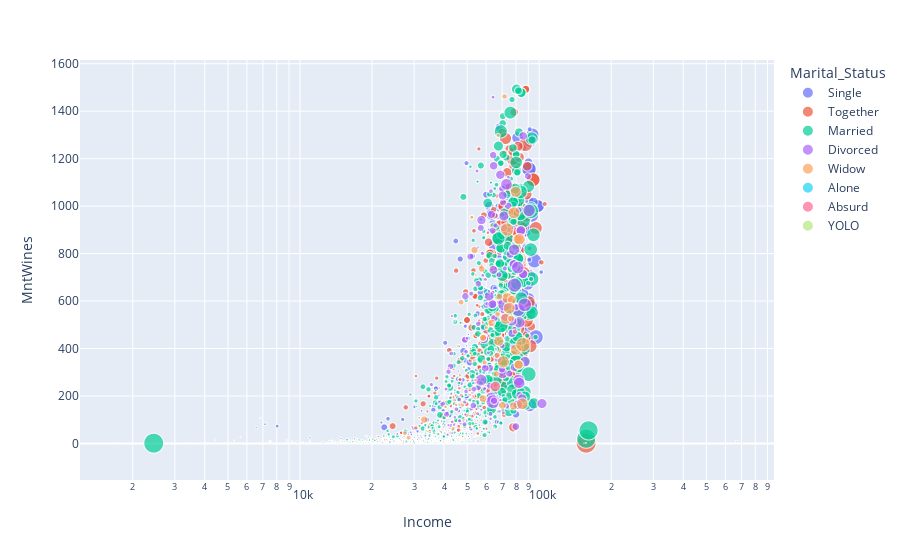

Here is the notebook cell this chart was saved with:
### Code cell
px.scatter(df, x = 'Income', y = 'MntWines', color = 'Marital_Status', size = 'MntMeatProducts', log_x = True)

### Figure 1 — Plotly figure (JSON) as saved in the notebook; plotly's stock layout.template omitted (floating-point values rounded to 4 significant figures; data arrays with more than 128 entries replaced by an {"elided": "..."} marker saying what was removed)
{"data": [{"hovertemplate": "Marital_Status=Single<br>Income=%{x}<br>MntWines=%{y}<br>MntMeatProducts=%{marker.size}<extra></extra>", "legendgroup": "Single", "marker": {"color": "#636efa", "size": {"elided": "480 int values"}, "sizemode": "area", "sizeref": 4.312, "symbol": "circle"}, "mode": "markers", "name": "Single", "showlegend": true, "type": "scattergl", "x": {"elided": "480 float values"}, "xaxis": "x", "y": {"elided": "480 int values"}, "yaxis": "y"}, {"hovertemplate": "Marital_Status=Together<br>Income=%{x}<br>MntWines=%{y}<br>MntMeatProducts=%{marker.size}<extra></extra>", "legendgroup": "Together", "marker": {"color": "#EF553B", "size": {"elided": "580 int values"}, "sizemode": "area", "sizeref": 4.312, "symbol": "circle"}, "mode": "markers", "name": "Together", "showlegend": true, "type": "scattergl", "x": {"elided": "580 float values"}, "xaxis": "x", "y": {"elided": "580 int values"}, "yaxis": "y"}, {"hovertemplate": "Marital_Status=Married<br>Income=%{x}<br>MntWines=%{y}<br>MntMeatProducts=%{marker.size}<extra></extra>", "legendgroup": "Married", "marker": {"color": "#00cc96", "size": {"elided": "864 int values"}, "sizemode": "area", "sizeref": 4.312, "symbol": "circle"}, "mode": "markers", "name": "Married", "showlegend": true, "type": "scattergl", "x": {"elided": "864 float values"}, "xaxis": "x", "y": {"elided": "864 int values"}, "yaxis": "y"}, {"hovertemplate": "Marital_Status=Divorced<br>Income=%{x}<br>MntWines=%{y}<br>MntMeatProducts=%{marker.size}<extra></extra>", "legendgroup": "Divorced", "marker": {"color": "#ab63fa", "size": {"elided": "232 int values"}, "sizemode": "area", "sizeref": 4.312, "symbol": "circle"}, "mode": "markers", "name": "Divorced", "showlegend": true, "type": "scattergl", "x": {"elided": "232 float values"}, "xaxis": "x", "y": {"elided": "232 int values"}, "yaxis": "y"}, {"hovertemplate": "Marital_Status=Widow<br>Income=%{x}<br>MntWines=%{y}<br>MntMeatProducts=%{marker.size}<extra></extra>", "legendgroup": "Widow", "marker": {"color": "#FFA15A", "size": [6, 125, 48, 26, 33, 757, 565, 25, 12, 83, 96, 35, 253, 6, 5, 108, 239, 83, 83, 925, 530, 6, 53, 10, 169, 213, 194, 20, 213, 10, 409, 47, 5, 71, 3, 12, 288, 249, 183, 70, 113, 16, 7, 595, 21, 377, 441, 179, 153, 32, 28, 5, 520, 558, 47, 12, 54, 602, 71, 243, 71, 30, 654, 345, 32, 128, 553, 215, 214, 133, 24, 490, 253, 50, 50, 614, 377], "sizemode": "area", "sizeref": 4.312, "symbol": "circle"}, "mode": "markers", "name": "Widow", "showlegend": true, "type": "scattergl", "x": [42430.0, 65490.0, 67680.0, 47920.0, 44550.0, 73460.0, 79950.0, 27040.0, 30370.0, 62190.0, 27420.0, 51530.0, 70160.0, 50520.0, 31880.0, 28460.0, 53650.0, 47680.0, 43640.0, 85620.0, 79800.0, 42430.0, 45010.0, 54160.0, 72300.0, 58330.0, 66730.0, 47570.0, 58330.0, 46980.0, 81000.0, 51390.0, 45680.0, 52280.0, 46780.0, 35340.0, 78030.0, 63280.0, 57510.0, 67370.0, 59180.0, 33440.0, 40050.0, 78430.0, 64870.0, 82030.0, 67790.0, 66030.0, 47110.0, 56550.0, 34210.0, 25360.0, 73700.0, 82570.0, 51570.0, 30370.0, 54110.0, 84950.0, 60210.0, 33050.0, 52280.0, 54360.0, 70790.0, 76840.0, 56550.0, 71670.0, 72640.0, 68120.0, 76320.0, 67050.0, 22120.0, NaN, 58280.0, 40590.0, 40590.0, 74860.0, 82030.0], "xaxis": "x", "y": [55, 245, 546, 505, 182, 901, 395, 1, 15, 512, 43, 400, 161, 112, 4, 24, 815, 162, 63, 416, 1060, 55, 162, 5, 625, 445, 371, 67, 445, 19, 860, 205, 5, 953, 12, 27, 158, 508, 735, 1298, 341, 62, 13, 972, 508, 332, 431, 293, 595, 67, 50, 19, 612, 861, 380, 15, 267, 167, 488, 100, 953, 710, 344, 605, 67, 1462, 526, 618, 526, 544, 3, 532, 189, 154, 154, 570, 332], "yaxis": "y"}, {"hovertemplate": "Marital_Status=Alone<br>Income=%{x}<br>MntWines=%{y}<br>MntMeatProducts=%{marker.size}<extra></extra>", "legendgroup": "Alone", "marker": {"color": "#19d3f3", "size": [47, 8, 24], "sizemode": "area", "sizeref": 4.312, "symbol": "circle"}, "mode": "markers", "name": "Alone", "showlegend": true, "type": "scattergl", "x": [61330.0, 35860.0, 34180.0], "xaxis": "x", "y": [534, 15, 5], "yaxis": "y"}, {"hovertemplate": "Marital_Status=Absurd<br>Income=%{x}<br>MntWines=%{y}<br>MntMeatProducts=%{marker.size}<extra></extra>", "legendgroup": "Absurd", "marker": {"color": "#FF6692", "size": [125, 500], "sizemode": "area", "sizeref": 4.312, "symbol": "circle"}, "mode": "markers", "name": "Absurd", "showlegend": true, "type": "scattergl", "x": [79240.0, 65490.0], "xaxis": "x", "y": [471, 240], "yaxis": "y"}, {"hovertemplate": "Marital_Status=YOLO<br>Income=%{x}<br>MntWines=%{y}<br>MntMeatProducts=%{marker.size}<extra></extra>", "legendgroup": "YOLO", "marker": {"color": "#B6E880", "size": [50, 50], "sizemode": "area", "sizeref": 4.312, "symbol": "circle"}, "mode": "markers", "name": "YOLO", "showlegend": true, "type": "scattergl", "x": [48430.0, 48430.0], "xaxis": "x", "y": [322, 322], "yaxis": "y"}], "layout": {"legend": {"itemsizing": "constant", "title": {"text": "Marital_Status"}, "tracegroupgap": 0}, "margin": {"t": 60}, "xaxis": {"anchor": "y", "domain": [0, 1], "title": {"text": "Income"}, "type": "log"}, "yaxis": {"anchor": "x", "domain": [0, 1], "title": {"text": "MntWines"}}}}
